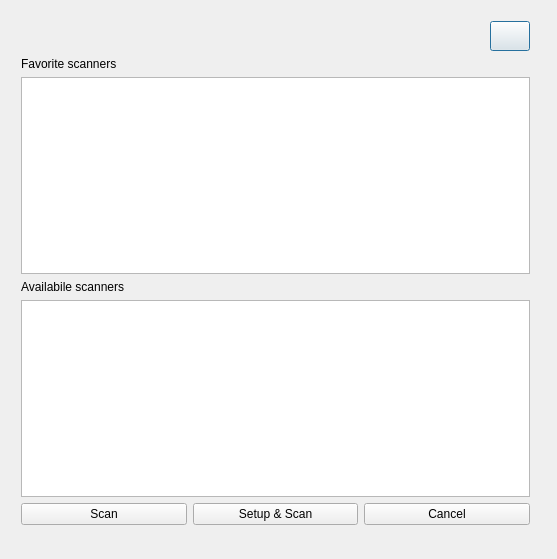
<?xml version="1.0" encoding="UTF-8"?>
<ui version="4.0">
 <class>mainDialog</class>
 <widget class="QDialog" name="mainDialog">
  <property name="geometry">
   <rect>
    <x>0</x>
    <y>0</y>
    <width>557</width>
    <height>559</height>
   </rect>
  </property>
  <property name="windowTitle">
   <string>Choose scanner</string>
  </property>
  <widget class="QWidget" name="verticalLayoutWidget">
   <property name="geometry">
    <rect>
     <x>10</x>
     <y>10</y>
     <width>531</width>
     <height>526</height>
    </rect>
   </property>
   <layout class="QVBoxLayout" name="verticalLayout">
    <item>
     <layout class="QHBoxLayout" name="horizontalLayout">
      <item>
       <spacer name="horizontalSpacer">
        <property name="orientation">
         <enum>Qt::Horizontal</enum>
        </property>
        <property name="sizeHint" stdset="0">
         <size>
          <width>40</width>
          <height>20</height>
         </size>
        </property>
       </spacer>
      </item>
      <item>
       <widget class="QPushButton" name="clear_btn">
        <property name="sizePolicy">
         <sizepolicy hsizetype="Minimum" vsizetype="Minimum">
          <horstretch>0</horstretch>
          <verstretch>0</verstretch>
         </sizepolicy>
        </property>
        <property name="minimumSize">
         <size>
          <width>30</width>
          <height>30</height>
         </size>
        </property>
        <property name="text">
         <string/>
        </property>
       </widget>
      </item>
     </layout>
    </item>
    <item>
     <layout class="QVBoxLayout" name="verticalLayout_2">
      <item>
       <widget class="QLabel" name="label">
        <property name="text">
         <string>Favorite scanners</string>
        </property>
       </widget>
      </item>
      <item>
       <widget class="QListWidget" name="favorite_list"/>
      </item>
      <item>
       <widget class="QLabel" name="label_2">
        <property name="text">
         <string>Availabile scanners</string>
        </property>
       </widget>
      </item>
      <item>
       <widget class="QListWidget" name="available_list"/>
      </item>
     </layout>
    </item>
    <item>
     <layout class="QHBoxLayout" name="horizontalLayout_2">
      <item>
       <widget class="QPushButton" name="pushButton_3">
        <property name="text">
         <string>Scan</string>
        </property>
        <property name="icon">
         <iconset resource="res.qrc">
          <normaloff>:/res/device_scanner_icon.png</normaloff>:/res/device_scanner_icon.png</iconset>
        </property>
       </widget>
      </item>
      <item>
       <widget class="QPushButton" name="pushButton_4">
        <property name="text">
         <string>Setup &amp;&amp; Scan</string>
        </property>
        <property name="icon">
         <iconset resource="res.qrc">
          <normaloff>:/res/setup_utility_tools.png</normaloff>:/res/setup_utility_tools.png</iconset>
        </property>
       </widget>
      </item>
      <item>
       <widget class="QPushButton" name="cancel_btn">
        <property name="text">
         <string>Cancel</string>
        </property>
        <property name="icon">
         <iconset resource="res.qrc">
          <normaloff>:/res/cancel_icon.png</normaloff>:/res/cancel_icon.png</iconset>
        </property>
       </widget>
      </item>
     </layout>
    </item>
   </layout>
  </widget>
 </widget>
 <layoutdefault spacing="6" margin="11"/>
 <resources>
  <include location="res.qrc"/>
 </resources>
 <connections>
  <connection>
   <sender>cancel_btn</sender>
   <signal>clicked()</signal>
   <receiver>mainDialog</receiver>
   <slot>close()</slot>
   <hints>
    <hint type="sourcelabel">
     <x>452</x>
     <y>341</y>
    </hint>
    <hint type="destinationlabel">
     <x>278</x>
     <y>186</y>
    </hint>
   </hints>
  </connection>
 </connections>
</ui>
